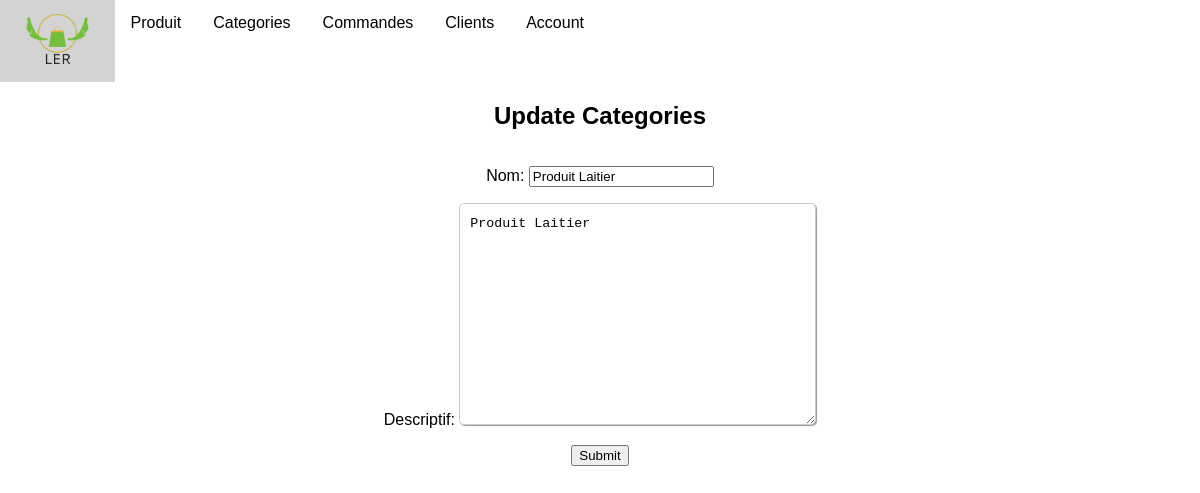
The app's page /employer/categories/update/1/, older data.
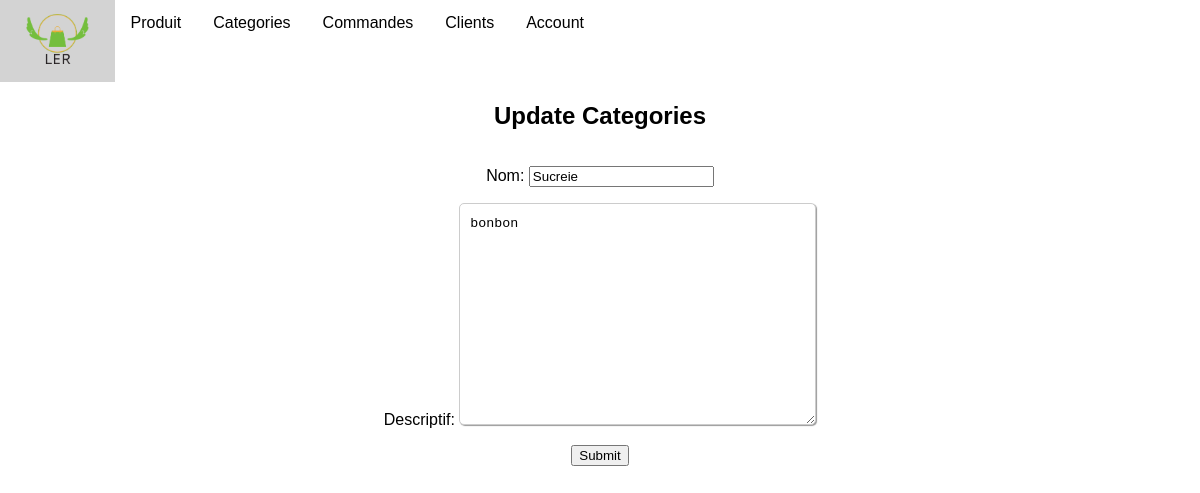
The same page, newer data.
### employer/models.py (models this page shows, shortened)
class Categories(models.Model):
    nom = models.CharField(max_length=30,null=False)
    descriptif = models.TextField(max_length=100,null=True)

### employer/views/categories/categories_update.py (the view)
# urls.py: path('categories/update/<int:pk>/', CategoriesUpdateView.as_view(), name='categories_update'),
class CategoriesUpdateView(UpdateView):
    model = Categories
    fields = '__all__'
    template_name = "categories/categories_update.html"
    success_url = reverse_lazy('categories_list')

### Drive/templates/categories/categories_update.html (shortened to what this page needs)
{% extends "main.html" %}
{% block content %}
<h2 class="form-title">Update Categories</h2>
<form method="post">
    {{ form.as_p }}
    <input type="submit" value="Submit" />
</form>
{% endblock %}

Row changes from the older to the newer data that the page shows:
changed Categories: nom "Produit Laitier" → "Sucreie"; descriptif "Produit Laitier" → "bonbon"
